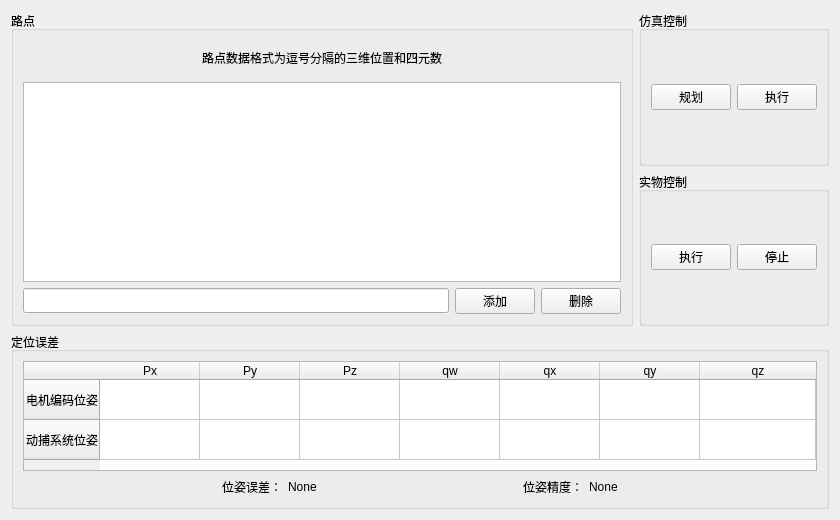
<?xml version="1.0" encoding="UTF-8"?>
<ui version="4.0">
 <class>MainWidget</class>
 <widget class="QWidget" name="MainWidget">
  <property name="geometry">
   <rect>
    <x>0</x>
    <y>0</y>
    <width>840</width>
    <height>520</height>
   </rect>
  </property>
  <property name="windowTitle">
   <string>Arm Control</string>
  </property>
  <layout class="QGridLayout" name="gridLayout">
   <item row="0" column="1">
    <widget class="QGroupBox" name="groupBox_2">
     <property name="title">
      <string>仿真控制</string>
     </property>
     <layout class="QHBoxLayout" name="horizontalLayout_2">
      <item>
       <widget class="QPushButton" name="simPlanButton">
        <property name="text">
         <string>规划</string>
        </property>
       </widget>
      </item>
      <item>
       <widget class="QPushButton" name="simExecButton">
        <property name="text">
         <string>执行</string>
        </property>
       </widget>
      </item>
     </layout>
    </widget>
   </item>
   <item row="2" column="0" colspan="2">
    <widget class="QGroupBox" name="groupBox_4">
     <property name="title">
      <string>定位误差</string>
     </property>
     <layout class="QVBoxLayout" name="verticalLayout">
      <item>
       <layout class="QHBoxLayout" name="horizontalLayout_5">
        <item>
         <widget class="QTableWidget" name="dataTable">
          <property name="sizePolicy">
           <sizepolicy hsizetype="Expanding" vsizetype="Fixed">
            <horstretch>0</horstretch>
            <verstretch>0</verstretch>
           </sizepolicy>
          </property>
          <property name="maximumSize">
           <size>
            <width>16777215</width>
            <height>110</height>
           </size>
          </property>
          <property name="verticalScrollBarPolicy">
           <enum>Qt::ScrollBarAlwaysOff</enum>
          </property>
          <property name="horizontalScrollBarPolicy">
           <enum>Qt::ScrollBarAlwaysOff</enum>
          </property>
          <property name="autoScroll">
           <bool>false</bool>
          </property>
          <property name="editTriggers">
           <set>QAbstractItemView::NoEditTriggers</set>
          </property>
          <property name="dragDropMode">
           <enum>QAbstractItemView::NoDragDrop</enum>
          </property>
          <property name="showGrid">
           <bool>true</bool>
          </property>
          <property name="sortingEnabled">
           <bool>false</bool>
          </property>
          <attribute name="horizontalHeaderVisible">
           <bool>true</bool>
          </attribute>
          <attribute name="horizontalHeaderCascadingSectionResizes">
           <bool>false</bool>
          </attribute>
          <attribute name="horizontalHeaderMinimumSectionSize">
           <number>30</number>
          </attribute>
          <attribute name="horizontalHeaderDefaultSectionSize">
           <number>100</number>
          </attribute>
          <attribute name="horizontalHeaderShowSortIndicator" stdset="0">
           <bool>false</bool>
          </attribute>
          <attribute name="horizontalHeaderStretchLastSection">
           <bool>true</bool>
          </attribute>
          <attribute name="verticalHeaderDefaultSectionSize">
           <number>40</number>
          </attribute>
          <row>
           <property name="text">
            <string>电机编码位姿</string>
           </property>
           <property name="textAlignment">
            <set>AlignCenter</set>
           </property>
          </row>
          <row>
           <property name="text">
            <string>动捕系统位姿</string>
           </property>
           <property name="textAlignment">
            <set>AlignCenter</set>
           </property>
          </row>
          <column>
           <property name="text">
            <string>Px</string>
           </property>
          </column>
          <column>
           <property name="text">
            <string>Py</string>
           </property>
          </column>
          <column>
           <property name="text">
            <string>Pz</string>
           </property>
          </column>
          <column>
           <property name="text">
            <string>qw</string>
           </property>
          </column>
          <column>
           <property name="text">
            <string>qx</string>
           </property>
          </column>
          <column>
           <property name="text">
            <string>qy</string>
           </property>
          </column>
          <column>
           <property name="text">
            <string>qz</string>
           </property>
          </column>
          <item row="0" column="0">
           <property name="text">
            <string/>
           </property>
          </item>
         </widget>
        </item>
       </layout>
      </item>
      <item>
       <layout class="QHBoxLayout" name="horizontalLayout_4">
        <item>
         <spacer name="horizontalSpacer_2">
          <property name="orientation">
           <enum>Qt::Horizontal</enum>
          </property>
          <property name="sizeHint" stdset="0">
           <size>
            <width>40</width>
            <height>20</height>
           </size>
          </property>
         </spacer>
        </item>
        <item>
         <widget class="QLabel" name="label">
          <property name="text">
           <string>位姿误差：</string>
          </property>
         </widget>
        </item>
        <item>
         <widget class="QLabel" name="poseErrLabel">
          <property name="text">
           <string>None</string>
          </property>
         </widget>
        </item>
        <item>
         <spacer name="horizontalSpacer">
          <property name="orientation">
           <enum>Qt::Horizontal</enum>
          </property>
          <property name="sizeHint" stdset="0">
           <size>
            <width>40</width>
            <height>20</height>
           </size>
          </property>
         </spacer>
        </item>
        <item>
         <widget class="QLabel" name="label_2">
          <property name="text">
           <string>位姿精度：</string>
          </property>
         </widget>
        </item>
        <item>
         <widget class="QLabel" name="poseAccLabel">
          <property name="text">
           <string>None</string>
          </property>
         </widget>
        </item>
        <item>
         <spacer name="horizontalSpacer_3">
          <property name="orientation">
           <enum>Qt::Horizontal</enum>
          </property>
          <property name="sizeHint" stdset="0">
           <size>
            <width>40</width>
            <height>20</height>
           </size>
          </property>
         </spacer>
        </item>
       </layout>
      </item>
     </layout>
    </widget>
   </item>
   <item row="0" column="0" rowspan="2">
    <widget class="QGroupBox" name="groupBox">
     <property name="title">
      <string>路点</string>
     </property>
     <layout class="QVBoxLayout" name="verticalLayout_2">
      <item>
       <widget class="QLabel" name="label_5">
        <property name="text">
         <string>路点数据格式为逗号分隔的三维位置和四元数</string>
        </property>
        <property name="alignment">
         <set>Qt::AlignCenter</set>
        </property>
       </widget>
      </item>
      <item>
       <widget class="QListWidget" name="ptListWidget">
        <property name="sizePolicy">
         <sizepolicy hsizetype="Expanding" vsizetype="Maximum">
          <horstretch>0</horstretch>
          <verstretch>0</verstretch>
         </sizepolicy>
        </property>
        <property name="minimumSize">
         <size>
          <width>0</width>
          <height>200</height>
         </size>
        </property>
        <property name="editTriggers">
         <set>QAbstractItemView::NoEditTriggers</set>
        </property>
       </widget>
      </item>
      <item>
       <layout class="QHBoxLayout" name="horizontalLayout">
        <item>
         <widget class="QLineEdit" name="ptLineEdit">
          <property name="font">
           <font>
            <family>Microsoft YaHei</family>
           </font>
          </property>
         </widget>
        </item>
        <item>
         <widget class="QPushButton" name="ptAddButton">
          <property name="text">
           <string>添加</string>
          </property>
         </widget>
        </item>
        <item>
         <widget class="QPushButton" name="ptDelButton">
          <property name="text">
           <string>删除</string>
          </property>
         </widget>
        </item>
       </layout>
      </item>
     </layout>
    </widget>
   </item>
   <item row="1" column="1">
    <widget class="QGroupBox" name="groupBox_3">
     <property name="title">
      <string>实物控制</string>
     </property>
     <layout class="QHBoxLayout" name="horizontalLayout_3">
      <item>
       <widget class="QPushButton" name="realExecButton">
        <property name="text">
         <string>执行</string>
        </property>
       </widget>
      </item>
      <item>
       <widget class="QPushButton" name="realStopButtion">
        <property name="text">
         <string>停止</string>
        </property>
       </widget>
      </item>
     </layout>
    </widget>
   </item>
  </layout>
 </widget>
 <resources/>
 <connections/>
</ui>
